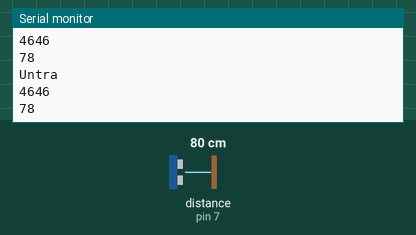
The sketch below on a simulated Arduino Uno, built with avr-gcc and run on an emulated ATmega328P. On the bench: the last lines printed to the serial monitor. Wiring (inferred from the names in the program): ultrasonic range finder: trigger pin 8; echo pin 7. Inputs (shaded band) come from the test bench; at power-on: distance to the obstacle (sensor on pin 7) 80 cm. The echo pulse lasts 58.3 µs per cm.

Above: at 1.2 s.
1.3 s: distance to the obstacle (sensor on pin 7) set to 2 cm
At 2.3 s:
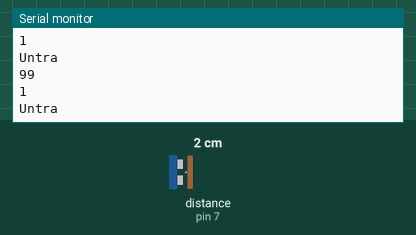
2.8 s: distance to the obstacle (sensor on pin 7) set to 18 cm
At 3.7 s:
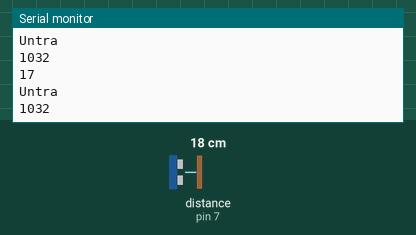
5.8 s: distance to the obstacle (sensor on pin 7) set to 4 cm
At 6.3 s:
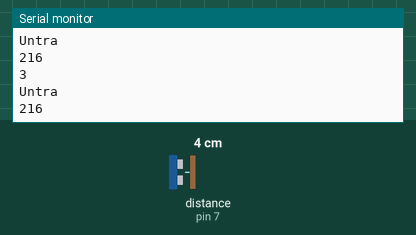
8.8 s: distance to the obstacle (sensor on pin 7) set to 35 cm
At 9.5 s:
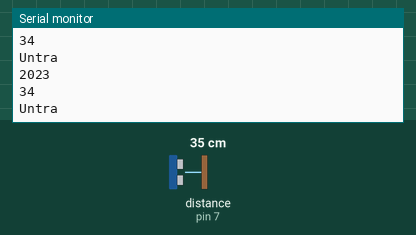
Timing chart, 0 to 11.8 s (numbered marks = the images above; inputs shaded):
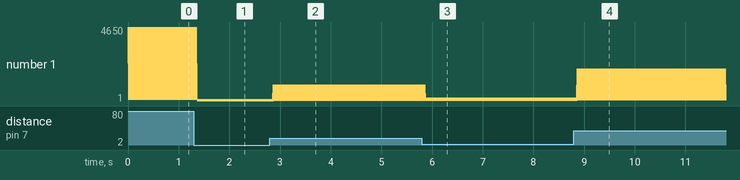

Measured:
- after the input at 1.3 s, the serial monitor: prints a new line after 0.07 s (image 1)
- after the input at 2.8 s, the serial monitor: prints a new line after 0.07 s (image 2)
- after the input at 5.8 s, the serial monitor: prints a new line after 0.07 s (image 3)
- after the input at 8.8 s, the serial monitor: prints a new line after 0.07 s (image 4)
- plotted number 1: 4646 → 1 after the input at 1.3 s, 1 → 17 after the input at 2.8 s, 17 → 3 after the input at 5.8 s, 3 → 2023 after the input at 8.8 s

The sketch:

sketch_mar20a.ino
```cpp
int Echo = 7;
  int Trigger = 8;

void setup() {
  pinMode(Echo, INPUT);
  pinMode(Trigger, OUTPUT);
  Serial.begin(9600);
}

void loop() {
  lookMaybeStart();

}

void lookMaybeStart() {
  // Declare variables
  static int consecutiveDetections = 0;
  static boolean eyeState = false;
  long duration;
  long distance = 0; // Declare distance variable
  long prevDistance = 0; // Variable to store the previous distance

  // Loop until three consecutive detections are made
  while (consecutiveDetections < 3) {
    Serial.println("Untra");
    // Trigger the sensor
    digitalWrite(Trigger, LOW);
    delayMicroseconds(5);
    digitalWrite(Trigger, HIGH);
    delayMicroseconds(10);
    digitalWrite(Trigger, LOW);
    //delay(20);
    // Measure the duration of the pulse
    duration = pulseIn(Echo, HIGH);
    Serial.println(duration);
    // Calculate distance based on the duration
    distance = duration * 0.034 / 2;
    Serial.println(distance);
  }
}
```
